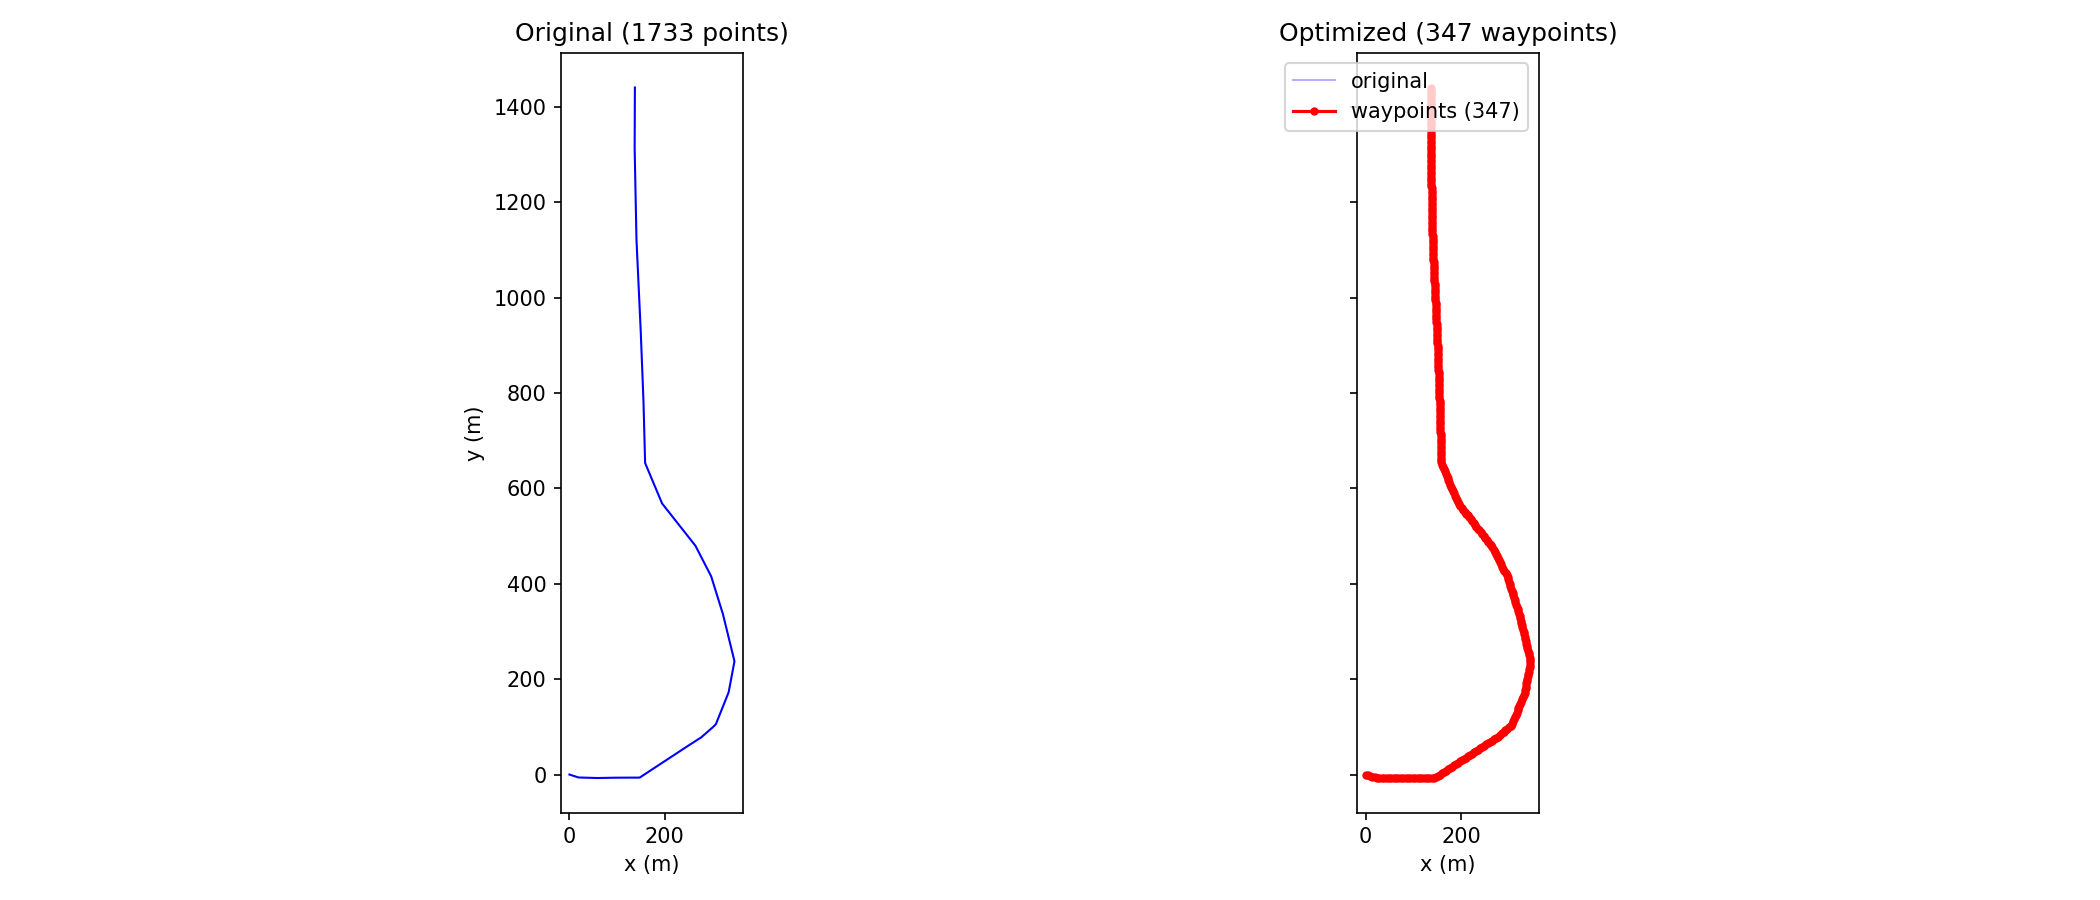

Write the Python code that produced this figure.
"""
@file: path_optimization.py
@brief: Waypoint reduction based on path curvature
"""
import csv
from pathlib import Path
import math


R = 6378137.0


def load_pipe_centerline(file_path):
    """Load pipe_centerline.csv, return (xy_points, origin, depths).

    xy_points : list of (x, y) in local metres
    origin    : (lat0_rad, lon0_rad) reference for inverse projection
    depths    : list of depth_m values matching xy_points
    """
    rows = []
    with open(file_path, newline="") as f:
        reader = csv.DictReader(f)
        for row in reader:
            rows.append((float(row["lat"]), float(row["lon"]), float(row["depth_m"])))

    lat0 = math.radians(rows[0][0])
    lon0 = math.radians(rows[0][1])

    points, depths = [], []
    for lat_deg, lon_deg, depth in rows:
        lat = math.radians(lat_deg)
        lon = math.radians(lon_deg)
        x = (lon - lon0) * math.cos(lat0) * R
        y = (lat - lat0) * R
        points.append((x, y))
        depths.append(depth)

    return points, (lat0, lon0), depths


def xy_to_latlon(x, y, lat0, lon0):
    """Convert local x/y (metres) back to lat/lon degrees."""
    lat = lat0 + y / R
    lon = lon0 + x / (R * math.cos(lat0))
    return math.degrees(lat), math.degrees(lon)


def nearest_depth(wx, wy, orig_points, orig_depths):
    """Return depth of the closest original point to (wx, wy)."""
    best_idx = min(
        range(len(orig_points)),
        key=lambda i: (orig_points[i][0] - wx) ** 2 + (orig_points[i][1] - wy) ** 2,
    )
    return orig_depths[best_idx]


def save_waypoints(file_path, waypoints, origin, orig_points, orig_depths):
    """Save optimized waypoints as CSV with lat, lon, depth_m."""
    lat0, lon0 = origin
    with open(file_path, "w", newline="") as f:
        writer = csv.writer(f)
        writer.writerow(["idx", "lat", "lon", "depth_m"])
        for i, (x, y) in enumerate(waypoints):
            lat, lon = xy_to_latlon(x, y, lat0, lon0)
            depth = nearest_depth(x, y, orig_points, orig_depths)
            writer.writerow([i, lat, lon, depth])


class PathOptimization:

    def __init__(self, points, sampling_rate=5.0):
        self.points = points
        self.points_new = []
        self.sampling_rate = sampling_rate
        self.path_points = []

    def get_path(self):
        return self.path_points

    def euclidean_distance(self, x1, y1, x2, y2):
        return math.sqrt((x1 - x2) ** 2 + (y1 - y2) ** 2)

    def triangle_angle(self, previous_point, next_point, point):
        a = self.euclidean_distance(previous_point[0], previous_point[1], point[0], point[1])
        b = self.euclidean_distance(point[0], point[1], next_point[0], next_point[1])
        c = self.euclidean_distance(previous_point[0], previous_point[1], next_point[0], next_point[1])
        try:
            angle = math.acos((a ** 2 + b ** 2 - c ** 2) / (2 * a * b))
        except (ValueError, ZeroDivisionError):
            angle = math.pi
        return math.degrees(angle)

    def optimize_path(self):
        # First pass: keep points at curves or at the sampling interval
        for i, point in enumerate(self.points):
            if i == 0:
                self.points_new.append(point)
                continue
            if i >= len(self.points) - self.sampling_rate:
                break
            angle = self.triangle_angle(self.points[i - 1], self.points[i + 1], point)
            if angle < 150 or i % self.sampling_rate == 0:
                self.points_new.append(point)
        self.points_new.append(self.points[-1])

        # Iteratively smooth sharp angles by averaging with neighbours
        has_acute_angle = True
        while has_acute_angle:
            has_acute_angle = False
            for i in range(1, len(self.points_new) - 1):
                angle = self.triangle_angle(self.points_new[i - 1], self.points_new[i + 1], self.points_new[i])
                if angle == 180 or angle == 0:
                    continue
                if angle < 150:
                    new_x = (self.points_new[i - 1][0] + self.points_new[i + 1][0]) / 2
                    new_y = (self.points_new[i - 1][1] + self.points_new[i + 1][1]) / 2
                    self.points_new[i] = (new_x, new_y)
                    has_acute_angle = True

        self.path_points = [(p[0], p[1]) for p in self.points_new]


if __name__ == "__main__":
    import matplotlib.pyplot as plt

    csv_path = Path(__file__).parent / "pipe_centerline.csv"
    points, origin, depths = load_pipe_centerline(csv_path)

    path_optimization = PathOptimization(points, sampling_rate=5.0)
    path_optimization.optimize_path()
    waypoints = path_optimization.get_path()
    print(f"Input points: {len(points)}, Output waypoints: {len(waypoints)}")

    out_path = Path(__file__).parent / "pipe_centerline_optimized.csv"
    save_waypoints(out_path, waypoints, origin, points, depths)
    print(f"Saved to {out_path}")

    orig_x = [p[0] for p in points]
    orig_y = [p[1] for p in points]
    wp_x = [p[0] for p in waypoints]
    wp_y = [p[1] for p in waypoints]

    fig, axes = plt.subplots(1, 2, figsize=(14, 6), sharex=True, sharey=True)

    axes[0].plot(orig_x, orig_y, "b-", linewidth=1)
    axes[0].set_title(f"Original ({len(points)} points)")
    axes[0].set_xlabel("x (m)")
    axes[0].set_ylabel("y (m)")
    axes[0].set_aspect("equal")

    axes[1].plot(orig_x, orig_y, "b-", linewidth=1, alpha=0.3, label="original")
    axes[1].plot(wp_x, wp_y, "r-o", linewidth=1.5, markersize=3, label=f"waypoints ({len(waypoints)})")
    axes[1].set_title(f"Optimized ({len(waypoints)} waypoints)")
    axes[1].set_xlabel("x (m)")
    axes[1].set_aspect("equal")
    axes[1].legend()

    plt.tight_layout()
    plt.savefig(Path(__file__).parent / "path_optimization.png", dpi=150)
    plt.show()
